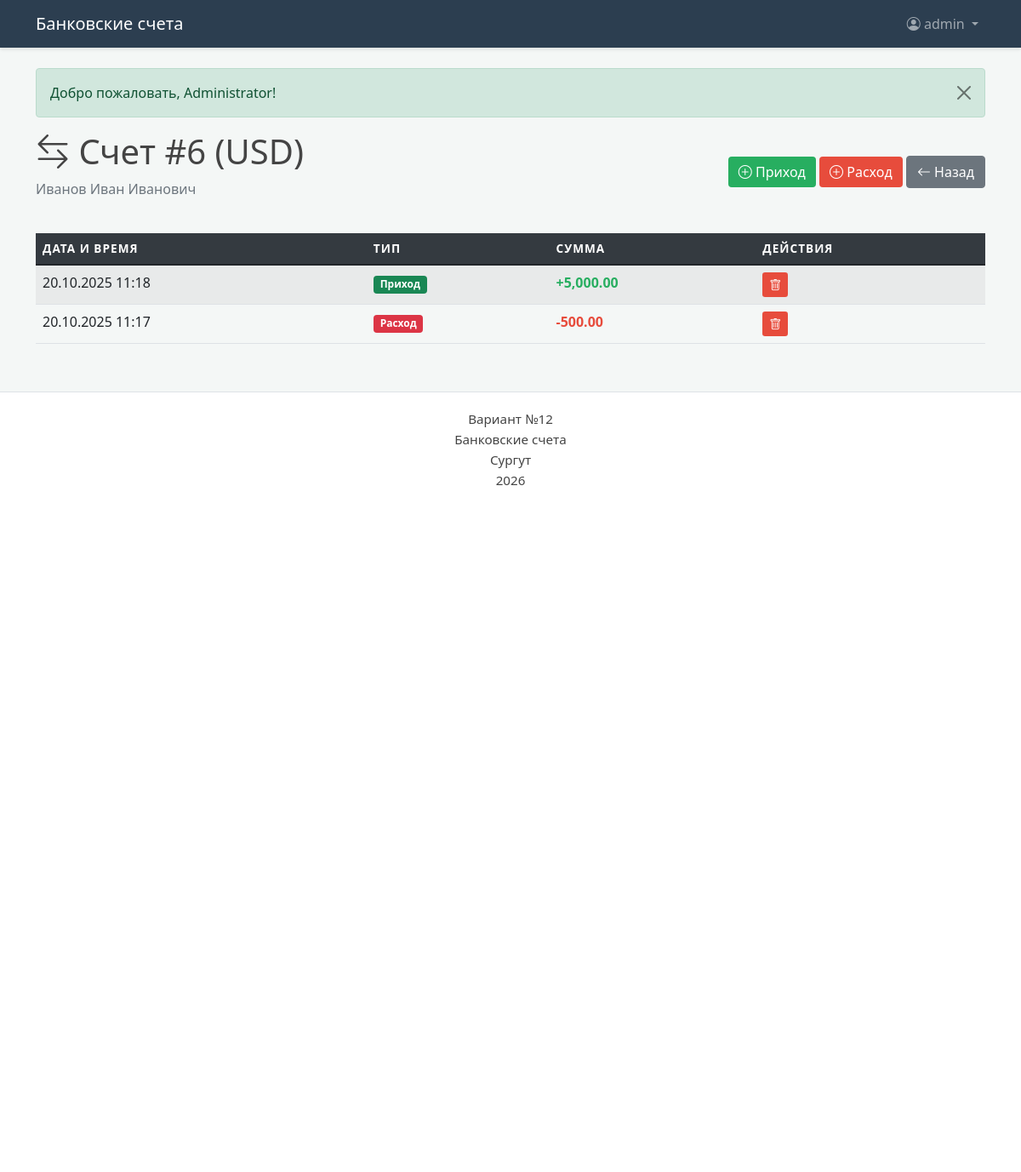
The page /operations.php?wallet_id=6 (signed in) on the database its author committed.
### tables this page shows
CREATE TABLE `wallet` (
  `id` int(11) NOT NULL,
  `id_client` int(11) NOT NULL,
  `wallet_currency` varchar(10) NOT NULL
);

### operations.php (the view, shortened to what this page needs)
<?php
require_once 'dbconnect.php';
$wallet_id = $_GET['wallet_id'] ?? 0;
$wallet = $pdo->prepare("
    SELECT w.*, c.full_name as client_name
    FROM wallet w
    JOIN сlients c ON w.id_client = c.id
    WHERE w.id = ?
");
$wallet->execute([$wallet_id]);
$wallet = $wallet->fetch();
$operations = $pdo->prepare("
    (SELECT 'prixod' as type, id, total, date_and_time FROM prixod_operation WHERE id_wallet = ?)
    UNION ALL
    (SELECT 'rashod' as type, id, total, date_and_time FROM rashod_operation WHERE id_wallet = ?)
    ORDER BY date_and_time DESC
");
$operations->execute([$wallet_id, $wallet_id]);
$operations = $operations->fetchAll();
include 'header.php';
?>
<div class="d-flex justify-content-between align-items-center mb-4">
    <div>
        <h1>
            <i class="bi bi-arrow-left-right"></i>
            Счет #<?= $wallet['id'] ?> (<?= $wallet['wallet_currency'] ?>)
        </h1>
        <p class="text-muted"><?= htmlspecialchars($wallet['client_name']) ?></p>
    </div>
    <div>
        <a href="operation_add.php?wallet_id=<?= $wallet_id ?>&type=prixod" class="btn btn-add">
            <i class="bi bi-plus-circle"></i> Приход
        </a>
        <a href="operation_add.php?wallet_id=<?= $wallet_id ?>&type=rashod" class="btn btn-delete">
            <i class="bi bi-plus-circle"></i> Расход
        </a>
        <a href="wallets.php?client_id=<?= $wallet['id_client'] ?>" class="btn btn-secondary">
            <i class="bi bi-arrow-left"></i> Назад
        </a>
    </div>
</div>
<div class="table-responsive">
    <table class="table table-striped table-hover">
        <thead>
            <tr>
                <th>Дата и время</th>
                <th>Тип</th>
                <th>Сумма</th>
                <th>Действия</th>
            </tr>
        </thead>
        <tbody>
            <?php foreach ($operations as $op): ?>
            <tr>
                <td><?= date('d.m.Y H:i', strtotime($op['date_and_time'])) ?></td>
                <td>
                    <?php if ($op['type'] == 'prixod'): ?>
                        <span class="badge bg-success">Приход</span>
                    <?php else: ?>
                        <span class="badge bg-danger">Расход</span>
                    <?php endif; ?>
                </td>
                <td class="<?= $op['type'] == 'prixod' ? 'amount-pos' : 'amount-neg' ?>">
                    <?= $op['type'] == 'prixod' ? '+' : '-' ?><?= number_format($op['total'], 2) ?>
                </td>
                <td>
                    <a href="delete_operation.php?type=<?= $op['type'] ?>&id=<?= $op['id'] ?>&wallet_id=<?= $wallet_id ?>"
                       class="btn btn-sm btn-delete"
                       onclick="return confirm('Удалить операцию?')">
                        <i class="bi bi-trash"></i>
                    </a>
                </td>
            </tr>
            <?php endforeach; ?>
        </tbody>
    </table>
</div>
<?php include 'footer.php'; ?>

### style.css (style rules this page uses)
body { background-color: #f4f7f6; color: #444; font-family: 'Segoe UI', Roboto, Helvetica, Arial, sans-serif; }
.table thead th { background-color: #343a40; color: white; border: none; text-transform: uppercase; font-size: 0.85rem; letter-spacing: 1px; }
.amount-pos { color: #27ae60 !important; font-weight: bold; }
.amount-neg { color: #e74c3c !important; font-weight: bold; }
.btn-delete { background-color: #e74c3c !important; color: white !important; border: none !important; }
.btn-add { background-color: #27ae60 !important; color: white !important; border: none !important; }

### rows shown on the page
wallet: id "6", wallet_currency "USD", id_client.full_name "Иванов Иван Иванович"

### other values the page prints
$_SESSION['username'] "admin"
$_SESSION['message'] "Добро пожаловать, Administrator!"
date('d.m.Y H:i', strtotime($op['date_and_time'])) "20.10.2025 11:18"
$op['total'] "5,000.00"
date('d.m.Y H:i', strtotime($op['date_and_time'])) "20.10.2025 11:17"
$op['total'] "500.00"
